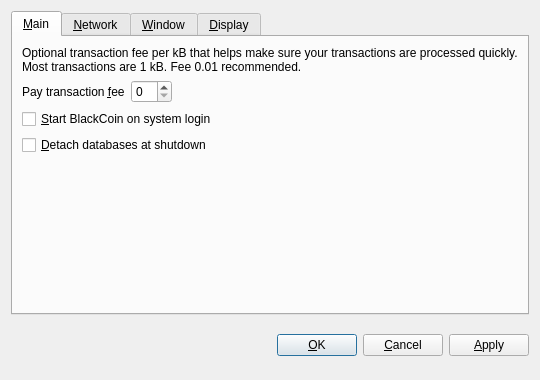
<?xml version="1.0" encoding="UTF-8"?>
<ui version="4.0">
 <class>OptionsDialog</class>
 <widget class="QDialog" name="OptionsDialog">
  <property name="geometry">
   <rect>
    <x>0</x>
    <y>0</y>
    <width>540</width>
    <height>380</height>
   </rect>
  </property>
  <property name="windowTitle">
   <string>Options</string>
  </property>
  <property name="modal">
   <bool>true</bool>
  </property>
  <layout class="QVBoxLayout" name="verticalLayout">
   <item>
    <widget class="QTabWidget" name="tabWidget">
     <property name="tabPosition">
      <enum>QTabWidget::North</enum>
     </property>
     <property name="currentIndex">
      <number>0</number>
     </property>
     <widget class="QWidget" name="tabMain">
      <attribute name="title">
       <string>&amp;Main</string>
      </attribute>
      <layout class="QVBoxLayout" name="verticalLayout_Main">
       <item>
        <widget class="QLabel" name="transactionFeeInfoLabel">
         <property name="text">
          <string>Optional transaction fee per kB that helps make sure your transactions are processed quickly. Most transactions are 1 kB. Fee 0.01 recommended.</string>
         </property>
         <property name="textFormat">
          <enum>Qt::PlainText</enum>
         </property>
         <property name="wordWrap">
          <bool>true</bool>
         </property>
        </widget>
       </item>
       <item>
        <layout class="QHBoxLayout" name="horizontalLayout_Main">
         <item>
          <widget class="QLabel" name="transactionFeeLabel">
           <property name="text">
            <string>Pay transaction &amp;fee</string>
           </property>
           <property name="textFormat">
            <enum>Qt::PlainText</enum>
           </property>
           <property name="buddy">
            <cstring>transactionFee</cstring>
           </property>
          </widget>
         </item>
         <item>
          <widget class="BitcoinAmountField" name="transactionFee"/>
         </item>
         <item>
          <spacer name="horizontalSpacer_Main">
           <property name="orientation">
            <enum>Qt::Horizontal</enum>
           </property>
           <property name="sizeHint" stdset="0">
            <size>
             <width>40</width>
             <height>20</height>
            </size>
           </property>
          </spacer>
         </item>
        </layout>
       </item>
       <item>
        <widget class="QCheckBox" name="bitcoinAtStartup">
         <property name="toolTip">
          <string>Automatically start BlackCoin after logging in to the system.</string>
         </property>
         <property name="text">
          <string>&amp;Start BlackCoin on system login</string>
         </property>
        </widget>
       </item>
       <item>
        <widget class="QCheckBox" name="detachDatabases">
         <property name="toolTip">
          <string>Detach block and address databases at shutdown. This means they can be moved to another data directory, but it slows down shutdown. The wallet is always detached.</string>
         </property>
         <property name="text">
          <string>&amp;Detach databases at shutdown</string>
         </property>
        </widget>
       </item>
       <item>
        <spacer name="verticalSpacer_Main">
         <property name="orientation">
          <enum>Qt::Vertical</enum>
         </property>
         <property name="sizeHint" stdset="0">
          <size>
           <width>20</width>
           <height>40</height>
          </size>
         </property>
        </spacer>
       </item>
      </layout>
     </widget>
     <widget class="QWidget" name="tabNetwork">
      <attribute name="title">
       <string>&amp;Network</string>
      </attribute>
      <layout class="QVBoxLayout" name="verticalLayout_Network">
       <item>
        <widget class="QCheckBox" name="mapPortUpnp">
         <property name="toolTip">
          <string>Automatically open the BlackCoin client port on the router. This only works when your router supports UPnP and it is enabled.</string>
         </property>
         <property name="text">
          <string>Map port using &amp;UPnP</string>
         </property>
        </widget>
       </item>
       <item>
        <widget class="QCheckBox" name="connectSocks">
         <property name="toolTip">
          <string>Connect to the BlackCoin network through a SOCKS proxy (e.g. when connecting through Tor).</string>
         </property>
         <property name="text">
          <string>&amp;Connect through SOCKS proxy:</string>
         </property>
        </widget>
       </item>
       <item>
        <layout class="QHBoxLayout" name="horizontalLayout_Network">
         <item>
          <widget class="QLabel" name="proxyIpLabel">
           <property name="text">
            <string>Proxy &amp;IP:</string>
           </property>
           <property name="textFormat">
            <enum>Qt::PlainText</enum>
           </property>
           <property name="buddy">
            <cstring>proxyIp</cstring>
           </property>
          </widget>
         </item>
         <item>
          <widget class="QValidatedLineEdit" name="proxyIp">
           <property name="maximumSize">
            <size>
             <width>140</width>
             <height>16777215</height>
            </size>
           </property>
           <property name="toolTip">
            <string>IP address of the proxy (e.g. 127.0.0.1)</string>
           </property>
          </widget>
         </item>
         <item>
          <widget class="QLabel" name="proxyPortLabel">
           <property name="text">
            <string>&amp;Port:</string>
           </property>
           <property name="textFormat">
            <enum>Qt::PlainText</enum>
           </property>
           <property name="buddy">
            <cstring>proxyPort</cstring>
           </property>
          </widget>
         </item>
         <item>
          <widget class="QLineEdit" name="proxyPort">
           <property name="maximumSize">
            <size>
             <width>55</width>
             <height>16777215</height>
            </size>
           </property>
           <property name="toolTip">
            <string>Port of the proxy (e.g. 9050)</string>
           </property>
          </widget>
         </item>
         <item>
          <widget class="QLabel" name="socksVersionLabel">
           <property name="text">
            <string>SOCKS &amp;Version:</string>
           </property>
           <property name="textFormat">
            <enum>Qt::PlainText</enum>
           </property>
           <property name="buddy">
            <cstring>socksVersion</cstring>
           </property>
          </widget>
         </item>
         <item>
          <widget class="QValueComboBox" name="socksVersion">
           <property name="toolTip">
            <string>SOCKS version of the proxy (e.g. 5)</string>
           </property>
          </widget>
         </item>
         <item>
          <spacer name="horizontalSpacer_Network">
           <property name="orientation">
            <enum>Qt::Horizontal</enum>
           </property>
           <property name="sizeHint" stdset="0">
            <size>
             <width>40</width>
             <height>20</height>
            </size>
           </property>
          </spacer>
         </item>
        </layout>
       </item>
       <item>
        <spacer name="verticalSpacer_Network">
         <property name="orientation">
          <enum>Qt::Vertical</enum>
         </property>
         <property name="sizeHint" stdset="0">
          <size>
           <width>20</width>
           <height>40</height>
          </size>
         </property>
        </spacer>
       </item>
      </layout>
     </widget>
     <widget class="QWidget" name="tabWindow">
      <attribute name="title">
       <string>&amp;Window</string>
      </attribute>
      <layout class="QVBoxLayout" name="verticalLayout_Window">
       <item>
        <widget class="QCheckBox" name="minimizeToTray">
         <property name="toolTip">
          <string>Show only a tray icon after minimizing the window.</string>
         </property>
         <property name="text">
          <string>&amp;Minimize to the tray instead of the taskbar</string>
         </property>
        </widget>
       </item>
       <item>
        <widget class="QCheckBox" name="minimizeOnClose">
         <property name="toolTip">
          <string>Minimize instead of exit the application when the window is closed. When this option is enabled, the application will be closed only after selecting Quit in the menu.</string>
         </property>
         <property name="text">
          <string>M&amp;inimize on close</string>
         </property>
        </widget>
       </item>
       <item>
        <spacer name="verticalSpacer_Window">
         <property name="orientation">
          <enum>Qt::Vertical</enum>
         </property>
         <property name="sizeHint" stdset="0">
          <size>
           <width>20</width>
           <height>40</height>
          </size>
         </property>
        </spacer>
       </item>
      </layout>
     </widget>
     <widget class="QWidget" name="tabDisplay">
      <attribute name="title">
       <string>&amp;Display</string>
      </attribute>
      <layout class="QVBoxLayout" name="verticalLayout_Display">
       <item>
        <layout class="QHBoxLayout" name="horizontalLayout_1_Display">
         <item>
          <widget class="QLabel" name="langLabel">
           <property name="text">
            <string>User Interface &amp;language:</string>
           </property>
           <property name="textFormat">
            <enum>Qt::PlainText</enum>
           </property>
           <property name="buddy">
            <cstring>lang</cstring>
           </property>
          </widget>
         </item>
         <item>
          <widget class="QValueComboBox" name="lang">
           <property name="toolTip">
            <string>The user interface language can be set here. This setting will take effect after restarting BlackCoin.</string>
           </property>
          </widget>
         </item>
        </layout>
       </item>
       <item>
        <layout class="QHBoxLayout" name="horizontalLayout_2_Display">
         <item>
          <widget class="QLabel" name="unitLabel">
           <property name="text">
            <string>&amp;Unit to show amounts in:</string>
           </property>
           <property name="textFormat">
            <enum>Qt::PlainText</enum>
           </property>
           <property name="buddy">
            <cstring>unit</cstring>
           </property>
          </widget>
         </item>
         <item>
          <widget class="QValueComboBox" name="unit">
           <property name="toolTip">
            <string>Choose the default subdivision unit to show in the interface and when sending coins.</string>
           </property>
          </widget>
         </item>
        </layout>
       </item>
       <item>
        <widget class="QCheckBox" name="displayAddresses">
         <property name="toolTip">
          <string>Whether to show BlackCoin addresses in the transaction list or not.</string>
         </property>
         <property name="text">
          <string>&amp;Display addresses in transaction list</string>
         </property>
        </widget>
       </item>
       <item>
        <widget class="QCheckBox" name="coinControlFeatures">
         <property name="toolTip">
          <string>Whether to show coin control features or not.</string>
         </property>
         <property name="text">
          <string>Display coin &amp;control features (experts only!)</string>
         </property>
        </widget>
       </item>
       <item>
        <spacer name="verticalSpacer_Display">
         <property name="orientation">
          <enum>Qt::Vertical</enum>
         </property>
         <property name="sizeHint" stdset="0">
          <size>
           <width>20</width>
           <height>40</height>
          </size>
         </property>
        </spacer>
       </item>
      </layout>
     </widget>
    </widget>
   </item>
   <item>
    <layout class="QHBoxLayout" name="horizontalLayout_Buttons">
     <item>
      <spacer name="horizontalSpacer_1">
       <property name="orientation">
        <enum>Qt::Horizontal</enum>
       </property>
       <property name="sizeHint" stdset="0">
        <size>
         <width>40</width>
         <height>48</height>
        </size>
       </property>
      </spacer>
     </item>
     <item>
      <widget class="QLabel" name="statusLabel">
       <property name="font">
        <font>
         <weight>75</weight>
         <bold>true</bold>
        </font>
       </property>
       <property name="text">
        <string/>
       </property>
       <property name="textFormat">
        <enum>Qt::PlainText</enum>
       </property>
       <property name="wordWrap">
        <bool>true</bool>
       </property>
      </widget>
     </item>
     <item>
      <spacer name="horizontalSpacer_2">
       <property name="orientation">
        <enum>Qt::Horizontal</enum>
       </property>
       <property name="sizeHint" stdset="0">
        <size>
         <width>40</width>
         <height>48</height>
        </size>
       </property>
      </spacer>
     </item>
     <item>
      <widget class="QPushButton" name="okButton">
       <property name="text">
        <string>&amp;OK</string>
       </property>
      </widget>
     </item>
     <item>
      <widget class="QPushButton" name="cancelButton">
       <property name="text">
        <string>&amp;Cancel</string>
       </property>
       <property name="autoDefault">
        <bool>false</bool>
       </property>
      </widget>
     </item>
     <item>
      <widget class="QPushButton" name="applyButton">
       <property name="text">
        <string>&amp;Apply</string>
       </property>
       <property name="autoDefault">
        <bool>false</bool>
       </property>
      </widget>
     </item>
    </layout>
   </item>
  </layout>
 </widget>
 <customwidgets>
  <customwidget>
   <class>BitcoinAmountField</class>
   <extends>QSpinBox</extends>
   <header>bitcoinamountfield.h</header>
  </customwidget>
  <customwidget>
   <class>QValueComboBox</class>
   <extends>QComboBox</extends>
   <header>qvaluecombobox.h</header>
  </customwidget>
  <customwidget>
   <class>QValidatedLineEdit</class>
   <extends>QLineEdit</extends>
   <header>qvalidatedlineedit.h</header>
  </customwidget>
 </customwidgets>
 <resources/>
 <connections/>
</ui>
